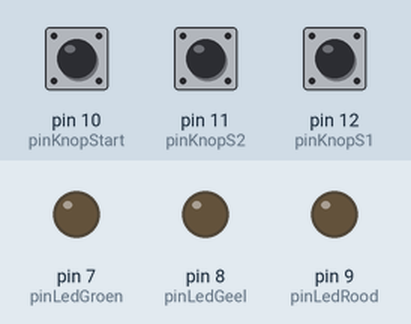
Simulated run of this sketch. Board: Arduino Uno, built with avr-gcc and run on an emulated ATmega328P. Shown: output pins drawn as LEDs (lit = HIGH). The test bench sets the inputs (shaded band); at power-on: pin 10 (pinKnopStart) HIGH, pin 11 (pinKnopS2) HIGH, pin 12 (pinKnopS1) HIGH. What the sketch prints to the serial monitor is not drawn.

Above: at 2.2 s.
2.3 s: pin 10 (pinKnopStart) pulled LOW for 0.15 s
At 2.37 s:
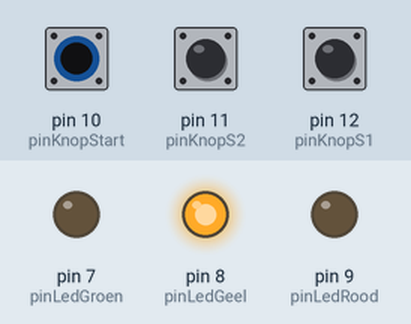
3.9 s: pin 11 (pinKnopS2) pulled LOW for 0.15 s
At 3.98 s:
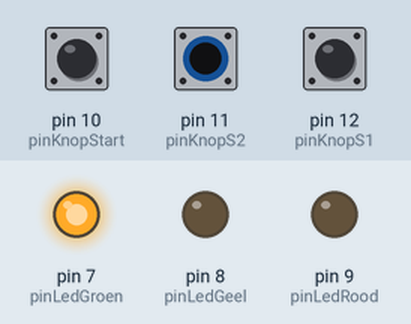
5.5 s: pin 12 (pinKnopS1) pulled LOW for 0.15 s
At 5.57 s:
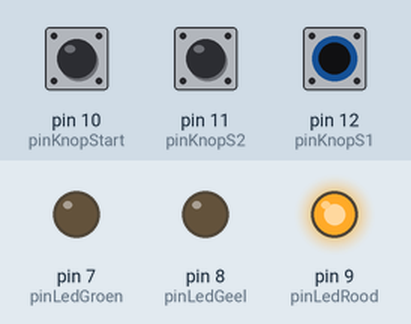
7.1 s: pin 12 (pinKnopS1) pulled LOW for 3.2 s
At 10.8 s:
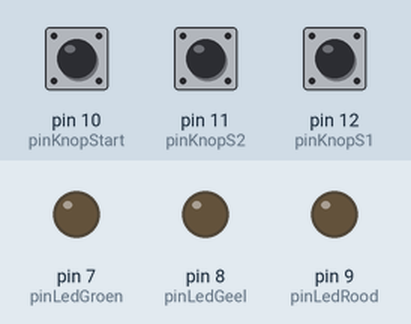
11.8 s: pin 10 (pinKnopStart) pulled LOW for 3.2 s
At 13.0 s:
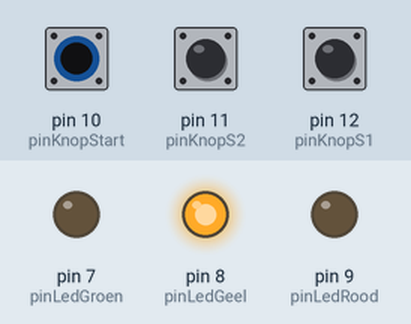
16.5 s: pin 10 (pinKnopStart) driven LOW and pin 11 (pinKnopS2) driven LOW
At 17.9 s:
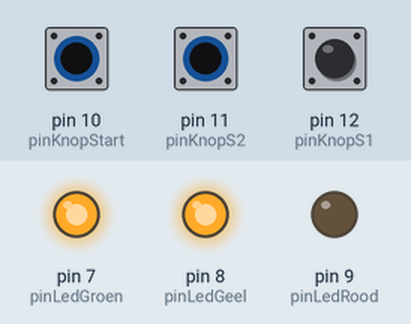
Timing chart, 0 to 19.0 s (numbered marks = the images above; inputs shaded):
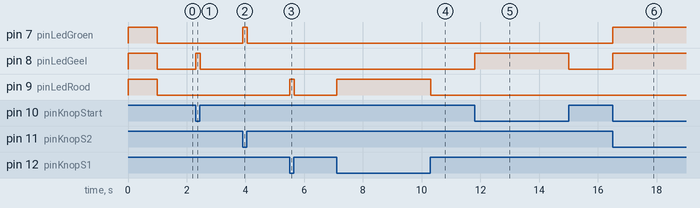

The sketch:

sketch_oct15b.ino
```cpp
/*****************************************
   Voorbeeld TestCode
   Voor circuit met 2 leds en 2 knoppen
   Breid de code zelf uit
   zodat je deze kunt gebruiken om te testen
   of alle componenten (nog) goed
   zijn aangesloten op je Arduino
   Emmauscollege
   v20210210GEE
 *****************************************/

/*****************************************
   variabelen die je gebruikt maken
 *****************************************/
// gebruikte pinnen
const int pinLedRood   = 9; // pin van LED A
const int pinLedGeel   = 8; // pin van LED B
const int pinLedGroen   = 7; // pin van LED C
const int pinKnopS1  = 12; // pin van knop A
const int pinKnopS2  = 11; // pin van knop B
const int pinKnopStart  = 10; // pin van know C

/*****************************************
   setup()
 *****************************************/
void setup() {
  // enable console en stuur opstartbericht
  Serial.begin(9600);
  Serial.println("Test start");

  // zet pinmode voor leds
  pinMode(pinLedRood, OUTPUT);
  pinMode(pinLedGeel, OUTPUT);
  pinMode(pinLedGroen, OUTPUT);

  // zet pinmode voor knoppen
  pinMode(pinKnopS1, INPUT);
  pinMode(pinKnopS2, INPUT);
  pinMode(pinKnopStart, INPUT);

  // zet LEDs aan
  digitalWrite(pinLedRood, HIGH);
  digitalWrite(pinLedGeel, HIGH);
  digitalWrite(pinLedGroen, HIGH);
  // wacht seconde zodat je kunt zien dat de LEDs het doen
  delay(1000);
}

/*****************************************
   loop()
 *****************************************/
void loop() {
  // zet Ledrood aan/uit afhankelijk van stand van knops1
  if (digitalRead(pinKnopS1) == LOW) {
    digitalWrite(pinLedRood, HIGH);
  } else {
    digitalWrite(pinLedRood, LOW);
  }

  // zet Ledgroen aan/uit afhankelijk van stand van knops2
  if (digitalRead(pinKnopS2) == LOW) {
    digitalWrite(pinLedGroen, HIGH);
  } else {
    digitalWrite(pinLedGroen, LOW);
  }

   // zet ledgeel aan/uit afhankelijk van stand van knopstart
   if (digitalRead(pinKnopStart) == LOW) {
    digitalWrite(pinLedGeel, HIGH);
  } else {
    digitalWrite(pinLedGeel, LOW);
  }
  // kleine vertraging, 100 keer per seconde loopen is genoeg
  delay(10);
}
```

Measured:
- after the input at 2.3 s, pin 8 (pinLedGeel): LOW → HIGH at once, → LOW 0.15 s later
- after the input at 3.9 s, pin 7 (pinLedGroen): LOW → HIGH at once, → LOW 0.15 s later
- after the input at 5.5 s, pin 9 (pinLedRood): LOW → HIGH at once, → LOW 0.15 s later
- after the input at 7.1 s, pin 9 (pinLedRood): LOW → HIGH at once, → LOW 3.2 s later
- after the input at 11.8 s, pin 8 (pinLedGeel): LOW → HIGH at once, → LOW 3.2 s later
- after the input at 16.5 s, pin 7 (pinLedGroen), pin 8 (pinLedGeel): LOW → HIGH at once
